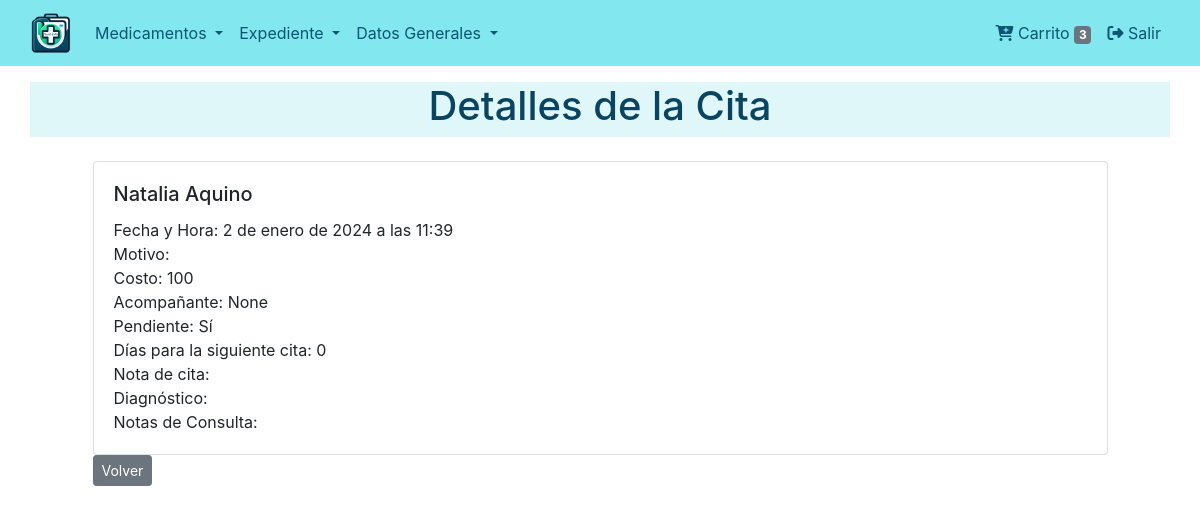
The app's page /consultas/citas/3 (signed in) with its own data.
### consultations/models.py (models this page shows, shortened)
class Appointment(models.Model):
    TYPE_CHOICES = (
        ('consulta', 'Consulta Médica'),
        ('analisis', 'Análisis Médico'),
    )
    tipo = models.CharField(max_length=10, choices=TYPE_CHOICES, default='consulta', verbose_name=_("Tipo de Cita"))
    doctor = models.ForeignKey(Doctor, on_delete=models.CASCADE, verbose_name=_("Médico"))
    fecha_hora = models.DateTimeField(verbose_name=_("Fecha y Hora"))
    motivo = models.TextField(blank=True, verbose_name=_("Motivo"))
    costo = models.DecimalField(max_digits=10, decimal_places=0, default=0, verbose_name=_("Costo de la Consulta"))
    acompanante = models.CharField(max_length=255, blank=True, null=True, verbose_name=_("Acompañante"))
    pendiente = models.BooleanField(default=True, verbose_name=_("Pendiente"))
    cita_posterior = models.PositiveIntegerField(default=0, verbose_name=_("Días para la siguiente cita"))
    nota = models.TextField(blank=True, verbose_name=_("Notas"))
    class Meta:
        verbose_name = _("Cita")
        verbose_name_plural = _("Citas")

class Doctor(models.Model):
    nombre = models.CharField(max_length=255, verbose_name=_("Nombre del Médico"))
    especialidad = models.ForeignKey(Specialty, on_delete=models.SET_NULL, null=True, blank=True, verbose_name=_("Especialidad"))
    telefono_personal = models.CharField(max_length=20, blank=True, null=True, verbose_name=_("Celular"))
    ubicacion = models.CharField(max_length=255, blank=True, null=True, verbose_name=_("Consultorio"))
    telefono_reserva = models.CharField(max_length=20, blank=True, null=True, verbose_name=_("Teléfono"))
    notas = models.TextField(blank=True, verbose_name=_("Notas"))
    imagen = models.ImageField(upload_to='doctores/', blank=True, null=True, verbose_name=_("Imagen"))
    class Meta:
        verbose_name = ("Doctor")
        verbose_name_plural = ("Doctores")

### consultations/views.py (the view)
# urls.py: path('citas/<int:pk>', views.appointment_detail_view, name='appointment_detail'),
def appointment_detail_view(request, pk):
    appointment = get_object_or_404(Appointment, pk=pk)
    try:
        consultation = Consultation.objects.get(cita=appointment)
    except Consultation.DoesNotExist:
        consultation = None
    return render(request, 'appointment/detail.html', {
        'appointment': appointment,
        'consultation': consultation
    })

### dispensers/context_processors.py (called while the page is built)
def cart_processor(request):
    dispenser = get_or_create_dispenser(request)
    return {'cart_item_count': dispenser.products.count() if dispenser else 0}

### dispensers/utils.py (called while the page is built, shortened)
def get_or_create_dispenser(request):
    user = request.user if request.user.is_authenticated else None
    if user:
        dispenser = Dispenser.objects.filter(user=user).first()
        if dispenser:
            request.session['dispenser_id'] = dispenser.dispenser_id
            return dispenser

### consultations/templates/appointment/detail.html
{% extends 'base.html' %}
{% block content %}
{% include "snippets/title.html" with title="Detalles de la Cita" %}
<div class="container">
    <div class="row justify-content-center">
        <div class="col-md-11">
            <div class="card">
                <div class="card-body">
                    <h5 class="card-title">{{ appointment.doctor.nombre }}</h5>
                    <p class="card-text">
                        Fecha y Hora: {{ appointment.fecha_hora }}<br>
                        Motivo: {{ appointment.motivo }}<br>
                        Costo: {{ appointment.costo }}<br>
                        Acompañante: {{ appointment.acompanante }}<br>
                        Pendiente: {{ appointment.pendiente|yesno:"Sí,No" }}<br>
                        Días para la siguiente cita: {{ appointment.cita_posterior }}<br>
                        Nota de cita: {{ appointment.nota }}<br>
                        {% if consultation %}
                            Diagnóstico: {{ consultation.diagnostico }}<br>
                            Notas de Consulta: {{ consultation.notas }}<br>
                        {% endif %}
                    </p>
                </div>
            </div>
            <a href="{{ request.META.HTTP_REFERER }}" class="btn btn-sm btn-secondary">Volver</a>
        </div>
    </div>
</div>
{% endblock %}

### records on screen
Appointment: doctor.nombre "Natalia Aquino", fecha_hora "2 de enero de 2024 a las 11:39", costo "100", acompanante "None", pendiente "Sí", cita_posterior "0"

### other values on screen
{{ cart_item_count }} "3"
{{ title }} "Detalles de la Cita"
